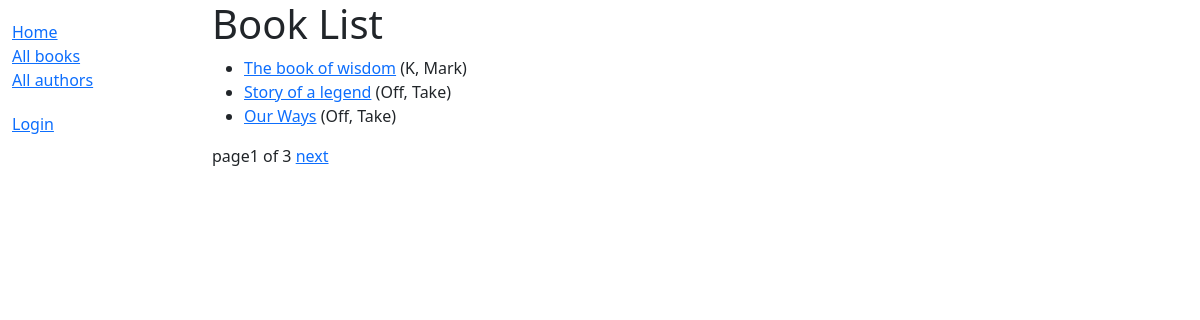
/catalog/books/, run on the app's committed database.
### catalog/models.py (models this page shows, shortened)
class Book(models.Model):
    title = models.CharField(max_length=200)
    author = models.ForeignKey("Author",on_delete=models.SET_NULL,null=True)
    summary = models.TextField(max_length=1000,help_text='Enter a brief description of the book')
    isbn = models.CharField('ISBN', max_length=13, unique=True,help_text='13 character <a href="https://www.isbn-international.org/content/what-isbn">ISBN number</a>')
    genre = models.ManyToManyField(Genre,help_text='Select the genre for this book')
    language = models.ForeignKey(Language, on_delete=models.SET_NULL,null=True,default='English')
    def display_genre(self):
        return ', '.join(genre.name for genre in self.genre.all()[:3])
    display_genre.short_description = 'Genre'
    def get_absolute_url(self):
        return reverse('book-detail',args=[str(self.id)])

class Author(models.Model):
    first_name = models.CharField(max_length=100)
    last_name = models.CharField(max_length=100)
    date_of_birth = models.DateField(null=True,blank=True)
    date_of_death = models.DateField(null=True,blank=True)
    class Meta:
        ordering = ['last_name', 'last_name']
    def __str__(self):
        return f"{self.last_name}, {self.first_name}"

### catalog/views.py (the view)
# urls.py: path('books/',views.BookListView.as_view(),name='books'),
class BookListView(generic.ListView):
    model = Book
    paginate_by = 3

### catalog/templates/catalog/book_list.html
{% extends 'registration/base_generic.html'%}
{% block content %}
    <h1>Book List</h1>
    {% if book_list %}
        <ul>
            {% for book in book_list %}
                <li>
                    <a href="{{book.get_absolute_url}}">{{book.title}}</a>
                    ({{book.author}})
                </li>
            {% endfor %}
        </ul>
    {% else %}
        <p>There are no books in the library</p>
    {% endif %}
{% endblock %}

### data on the page
Book: title "The book of wisdom", author "K, Mark"
Book: title "Story of a legend", author "Off, Take"
Book: title "Our Ways", author "Off, Take"

### other printed values
{{ page_obj.number }} "1"
{{ page_obj.paginator.num_pages }} "3"
